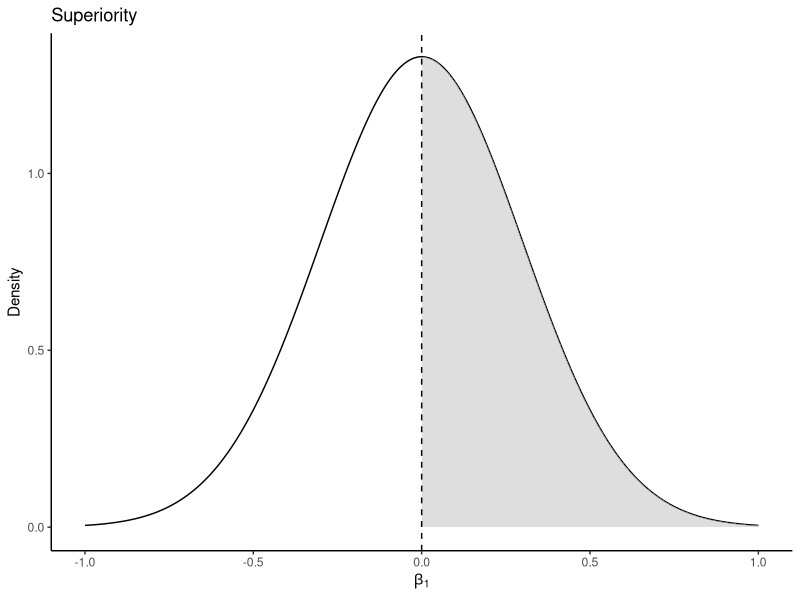
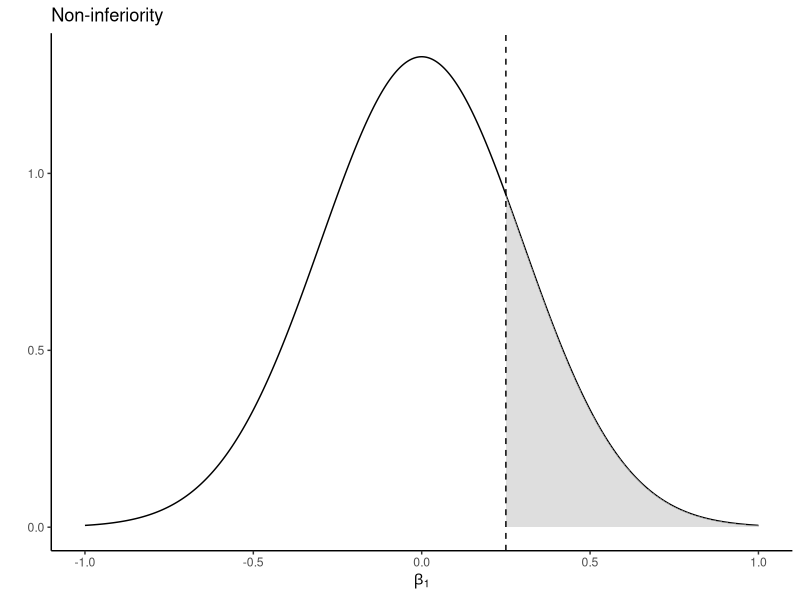
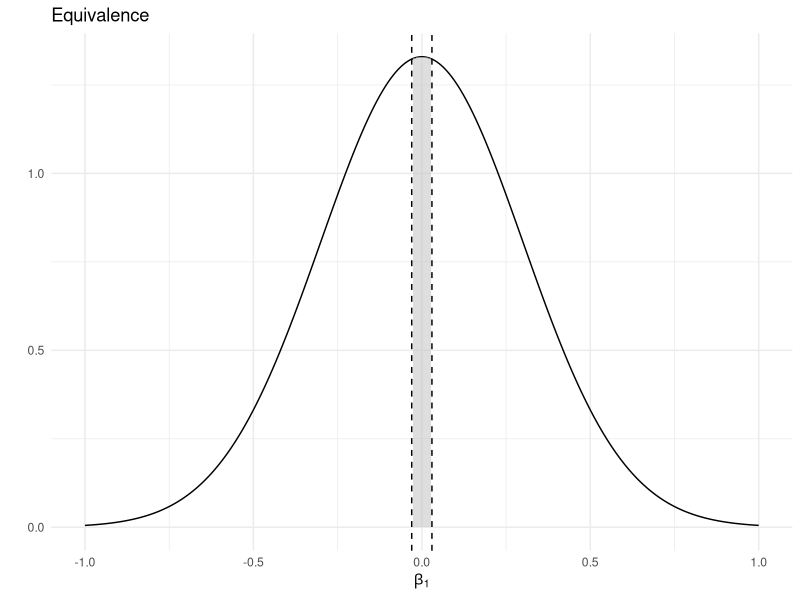

Write R code to recreate these figures, in order.
library(ggplot2)
library(patchwork)

# define values and range
x <- seq(-1, 1, length.out = 500)
y <- dnorm(x, mean = 0, sd = 0.3)

delta_noninf <- 0.25

delta_eq <- 0.03

df <- data.frame(beta = x, density = y)

(sup <- ggplot(df, aes(x = beta, y = density)) +
  geom_line() +
  geom_area(data = subset(df, beta > 0), aes(x = beta, y = density), fill = "gray", alpha = 0.5) +
  geom_vline(xintercept = 0, linetype = "dashed") +
  labs(title = "Superiority", x = expression(beta[1]), y = "Density") +
  theme_classic())

(noninf <- ggplot(df, aes(x = beta, y = density)) +
    geom_line() +
    geom_area(data = subset(df, beta > delta_noninf), aes(x = beta, y = density), fill = "gray", alpha = 0.5) +
    geom_vline(xintercept = delta_noninf, linetype = "dashed") +
    labs(title = "Non-inferiority", x = expression(beta[1]), y = "") +
    theme_classic())

(eq <- ggplot(df, aes(x = beta, y = density)) +
    geom_line() +
    geom_area(data = subset(df, beta > -delta_eq & beta < delta_eq), aes(x = beta, y = density), fill = "gray", alpha = 0.5) +
    geom_vline(xintercept = c(-delta_eq, delta_eq), linetype = "dashed") +
    labs(title = "Equivalence", x = expression(beta[1]), y = "") +
    theme_minimal())

sup_noninf_eq_plots <- sup + noninf + eq
